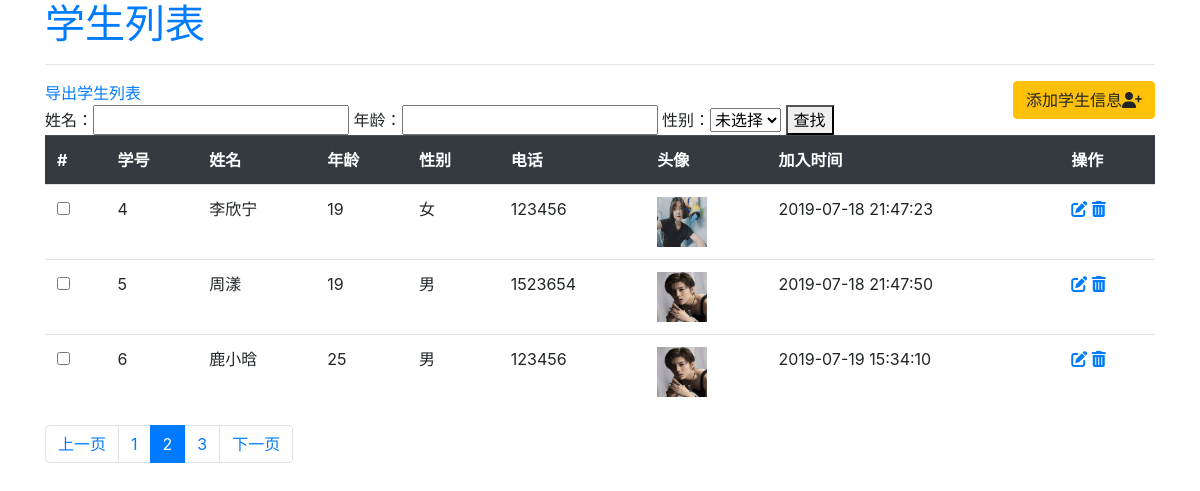
The page /student/index/?page_no=2&page_size=3 on the database its author committed.
### student/models.py (models this page shows, shortened)
class Student(models.Model):
    GENDER_CHOICES = (
        (0,'未选择'),    #(存数据库的值，渲染出来的值)
        (1,'男'),
        (2,'女'),
        (3,'保密')
    )
    no = models.IntegerField(verbose_name='学号',unique=True)
    name = models.CharField(verbose_name='姓名',max_length=20)
    age = models.PositiveSmallIntegerField()
    gender = models.SmallIntegerField(verbose_name='性别',choices=GENDER_CHOICES,default=0)
    phone = models.CharField(verbose_name='电话号码',null=True,blank=True,max_length=50)
    avatar = models.ImageField(verbose_name='头像',upload_to='image/avatar')
    join_time = models.DateTimeField(verbose_name='加入时间',auto_now_add=True)
    last_modified_time = models.DateTimeField(verbose_name='上次修改时间',auto_now_add=True)

### student/views.py (the view)
# urls.py: path('index/',views.index),
def index(request):
    page_no = int(request.GET.get('page_no',1)) #从第几页显示
    page_size = int(request.GET.get('page_size',3))#一页显示几条数据
    start_index = (page_no - 1) * page_size #(1-1)*3
    end_index = page_no * page_size
    rows_amount = Student.objects.all().count()
    page_amount = ceil(rows_amount/page_size)
    page_amount_list = [i for i in range(page_amount)]
    if page_size > page_amount or page_size < 0:
        error_message = '请求页码超过最大页码'
    lsj = Student.objects.all().order_by('no')[start_index:end_index]
    context = {
        'lsj':lsj,
        'page_amount_list':page_amount_list,
        'page_previous':page_no - 1,
        'page_no':page_no,
        'page_next':page_no +1,
        }
    return (render(request,'student/index.html',context))

### templates/student/index.html (shortened to what this page needs)
<!DOCTYPE html>
<html lang="en">
<head>
    <link rel="stylesheet" href="https://stackpath.bootstrapcdn.com/bootstrap/4.3.1/css/bootstrap.min.css">
</head>
<body>
<div class="container">
    <h1 class="info"><a href="/student/index/">学生列表</a></h1>
    <hr class="divider">
    <a href="/student/add/"><button class="btn btn-warning btn-ig float-right">添加学生信息<i class="fas fa-user-plus"></i></button></a>
    <a href="{% url 'excel_Excel' %}">导出学生列表</a>
    <form action="/student/derive/" method="post">
        姓名：<input type="text" name="name" />
        年龄：<input type="text" name="age" />
        性别：<select name="gender">
        <option value="0" selected>未选择</option>
    </select>
        <button type="submit">查找</button>
    </form>
<table class="table">
    <tr class="thead-dark">
         <th>#</th>
        <th>学号</th>
        <th>姓名</th>
        <th>年龄</th>
        <th>性别</th>
        <th>电话</th>
        <th>头像</th>
        <th>加入时间</th>
        <th>操作</th>
    </tr>
    {% for stu in lsj %}
    <tr>
        <td><input type="checkbox" name="student"></td>
        <td>{{ stu.no }}</td>
        <td>{{ stu.name }}</td>
        <td>{{ stu.age }}</td>
        <td>{{ stu.get_gender_display }}</td>
        <td>{{ stu.phone }}</td>
        <td><img src="/media/{{ stu.avatar }}" width="50px" height="50px"></td>
        <td>{{ stu.join_time | date:"Y-m-d H:i:s" }}</td>
        <td><a href="/student/{{ stu.no }}/update"><i class="fas fa-edit"></i></a>
            <a href="/student/{{ stu.no }}/delete"><i class="fas fa-trash-alt"></i></a></td>
    </tr>
    {% endfor %}
</table>
     <nav aria-label="page navigation">
         <ul class="pagination">
             <li class="page-item"><a href="?page_no={{ page_previous }}&page_size=3" class="page-link">上一页</a></li>
             {% for i in page_amount_list %}
                 <li {% if forloop.counter == page_no %} class="page-item active" {% else %} class="page-item"{% endif %}
                >
                    <a  href="/student/index/?page_no={{ forloop.counter }}&page_size=3" class="page-link">{{ forloop.counter }}</a>
                </li>
             {% endfor %}
             <li class="page-item"><a href="?page_no={{ page_next }}&page_size=3" class="page-link">下一页</a></li>
         </ul>
     </nav>
</div>
</body>
</html>

### rows shown on the page
Student: no "4", name "李欣宁", age "19", gender "女", phone "123456", shows a picture, join_time "2019-07-18 21:47:23"
Student: no "5", name "周漾", age "19", gender "男", phone "1523654", join_time "2019-07-18 21:47:50"
Student: no "6", name "鹿小晗", age "25", gender "男", phone "123456", avatar (picture), join_time "2019-07-19 15:34:10"
